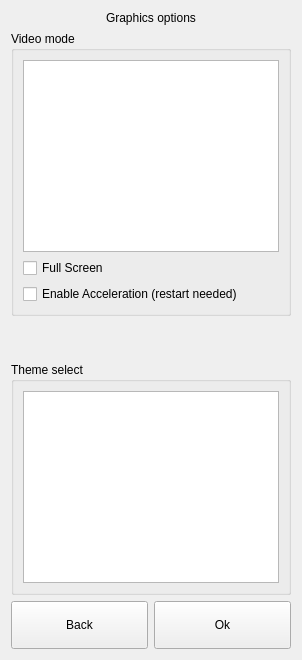
  <widget class="QWidget" name="page_3">
   <layout class="QGridLayout">
    <item row="0" column="0">
     <widget class="QLabel" name="label_3">
      <property name="text">
       <string>Graphics options</string>
      </property>
      <property name="alignment">
       <set>Qt::AlignCenter</set>
      </property>
     </widget>
    </item>
    <item row="3" column="0">
     <widget class="QGroupBox" name="groupBox">
      <property name="title">
       <string>Theme select</string>
      </property>
      <layout class="QGridLayout">
       <item row="0" column="0">
        <widget class="QListWidget" name="lwThemes"/>
       </item>
      </layout>
     </widget>
    </item>
    <item row="4" column="0">
     <layout class="QHBoxLayout">
      <item>
       <widget class="QPushButton" name="bGraphicsBack">
        <property name="sizePolicy">
         <sizepolicy hsizetype="Expanding" vsizetype="Fixed">
          <horstretch>0</horstretch>
          <verstretch>0</verstretch>
         </sizepolicy>
        </property>
        <property name="minimumSize">
         <size>
          <width>0</width>
          <height>48</height>
         </size>
        </property>
        <property name="maximumSize">
         <size>
          <width>16777215</width>
          <height>65</height>
         </size>
        </property>
        <property name="cursor">
         <cursorShape>PointingHandCursor</cursorShape>
        </property>
        <property name="text">
         <string>Back</string>
        </property>
       </widget>
      </item>
      <item>
       <widget class="QPushButton" name="bGraphicsOk">
        <property name="sizePolicy">
         <sizepolicy hsizetype="Expanding" vsizetype="Fixed">
          <horstretch>0</horstretch>
          <verstretch>0</verstretch>
         </sizepolicy>
        </property>
        <property name="minimumSize">
         <size>
          <width>0</width>
          <height>48</height>
         </size>
        </property>
        <property name="maximumSize">
         <size>
          <width>16777215</width>
          <height>65</height>
         </size>
        </property>
        <property name="cursor">
         <cursorShape>PointingHandCursor</cursorShape>
        </property>
        <property name="text">
         <string>Ok</string>
        </property>
       </widget>
      </item>
     </layout>
    </item>
    <item row="1" column="0">
     <widget class="QGroupBox" name="groupBox_2">
      <property name="title">
       <string>Video mode</string>
      </property>
      <layout class="QVBoxLayout" name="verticalLayout">
       <item>
        <widget class="QListWidget" name="lwVideoMode">
         <property name="sizePolicy">
          <sizepolicy hsizetype="Expanding" vsizetype="Maximum">
           <horstretch>0</horstretch>
           <verstretch>0</verstretch>
          </sizepolicy>
         </property>
         <property name="minimumSize">
          <size>
           <width>0</width>
           <height>0</height>
          </size>
         </property>
         <property name="maximumSize">
          <size>
           <width>16777215</width>
           <height>16777215</height>
          </size>
         </property>
         <property name="horizontalScrollBarPolicy">
          <enum>Qt::ScrollBarAlwaysOff</enum>
         </property>
         <property name="editTriggers">
          <set>QAbstractItemView::NoEditTriggers</set>
         </property>
         <property name="selectionBehavior">
          <enum>QAbstractItemView::SelectRows</enum>
         </property>
        </widget>
       </item>
       <item>
        <widget class="QCheckBox" name="cbFullscreenMode">
         <property name="text">
          <string>Full Screen</string>
         </property>
        </widget>
       </item>
       <item>
        <widget class="QCheckBox" name="cbAccel">
         <property name="text">
          <string>Enable Acceleration (restart needed)</string>
         </property>
        </widget>
       </item>
      </layout>
     </widget>
    </item>
    <item row="2" column="0">
     <spacer name="verticalSpacer_4">
      <property name="orientation">
       <enum>Qt::Vertical</enum>
      </property>
      <property name="sizeHint" stdset="0">
       <size>
        <width>20</width>
        <height>40</height>
       </size>
      </property>
     </spacer>
    </item>
   </layout>
  </widget>
